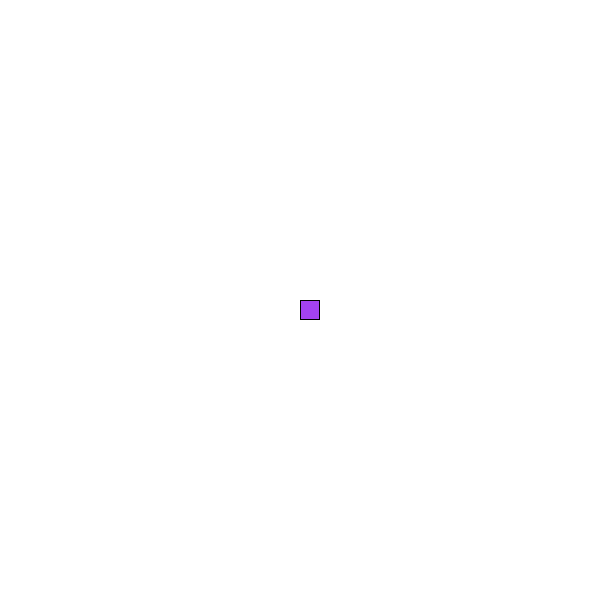
Frame 1 (no input)
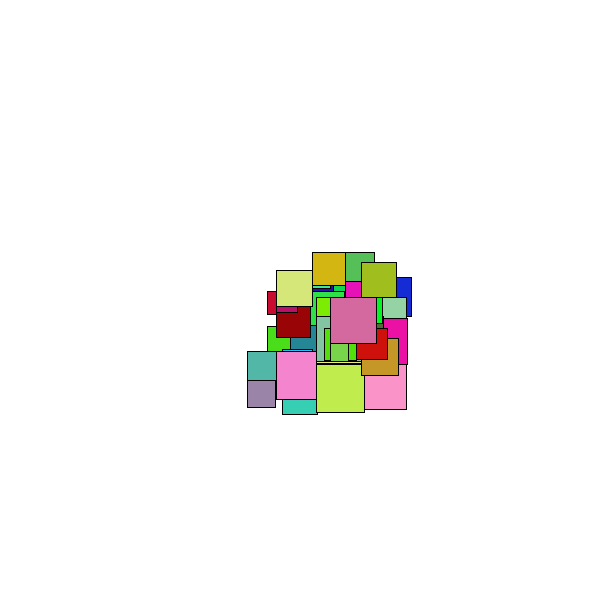
Frame 60 (the mouse pressed at the canvas centre just before this capture)
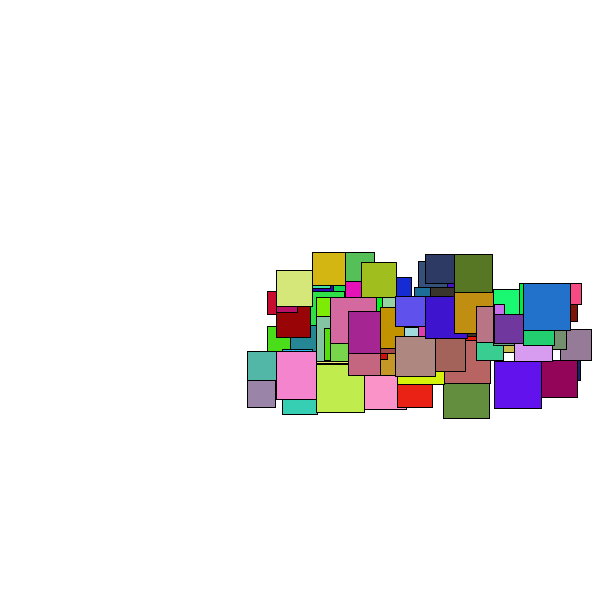
Frame 120 (the mouse held since frame 60 and released just before this capture)

The Processing sketch that drew these frames (run headless with seeded random() and noise(); from frame 60 on, the mouse is pressed at the canvas centre):

// Processing sketch: jour2_fourmiLangton_maversion
// ── jour2_fourmiLangton_maversion.pde
int X = 600; // taille x fenêtre
int Y = 600; // taille y fenêtre
int longueur = 20;
// On déclare ces variables en dehors pour qu'elles survivent entre deux "draw"
float antX;
float antY;
float antAngle = PI; // La fourmi est orienté vers la gauche ←


void settings() {
  // J'ai utilisé Gemini pour cette fonction settings, car j'essayais d'utiliser size(X, Y) dans setup, et ça ne marchait pas.
  // son explication : Processing construit la fenêtre avant de lire tes variables, donc size() dans le setup() n'accepte que des nombres fixes, pas de variables.
  size(X, Y);
}


void setup(){
    // couleur de fond : blanc
    background(255);
    // On initialise la fourmi au centre
    antX = width / 2;
    antY = height / 2;
}



void draw(){
  regle(); // que fais ton ? La règle à exécuter
  delay(0); // latence


}


// algo de la fourmi de Lanton
void regle(){
  boolean estUneCaseBlancheVariable = estUneCaseBlanche();
  if (estUneCaseBlancheVariable){
    dessinerUnCarre(0);
    tournerADroite();
  }
  else {
    dessinerUnCarre(255);
    tournerAGauche();
  }
  
}


/**
Tourne de 90° vers la gauche
Donc si la fourmi pointe vers le haut, le prochain carré sera dessiné pile à la gauche du carré précédemment dessiné
code généré par Gemini car j'étais bloqué à cause des limitations de Processing
*/
void tournerAGauche(){
  antAngle -= HALF_PI; // on tourne
  antX += cos(antAngle) * longueur; // on se déplace en X
  antY += sin(antAngle) * longueur; // on se déplace en Y
}

/**
Tourne de 90° vers la droite
Donc si la fourmi pointe vers le haut, le prochain carré sera dessiné pile à la droite du carré précédemment dessiné
code généré par Gemini car j'étais bloqué à cause des limitations de Processing
*/
void tournerADroite(){
  antAngle += HALF_PI; // on tourne
  antX += cos(antAngle) * longueur; // on se déplace en X
  antY += sin(antAngle) * longueur; // on se déplace en Y
}

/**
Principe : Dessine un carré
Entrée :
  - int couleur : quel nuance de gris on souhaite affiché (0 = noir, 255 = blanc) 
*/
void dessinerUnCarre(int couleur){
  if (true){
    int red = (int) random(0, 255);
    int blue = (int) random(0, 255);
    int green = (int) random(0, 255);
    color c = color(red, blue, green); // on créer une couleur
    fill(c);
  }
  else {
    fill(couleur);
  }
  longueur = (int) random(10, 50);
  square(antX, antY, longueur);
}

/**
Principe : vérifie quel est la couleur de la case
Renvoie :
  - true : si blanc ou incolore (elle n'a pas été colorié)
  - false : si colorié en noir par exemple
  
REMARQUE : je me suis aidé de Gemini pour cette fonction, voici ses explications
Processing possède deux fonctions conçues exactement pour ça. Elles convertissent une coordonnée "locale" (celle de votre dessin) en coordonnée "écran" (la vraie position du pixel).
C'est la méthode la plus robuste car elle fonctionne même si vous faites plusieurs translate à la suite ou même des rotate.
*/
boolean estUneCaseBlanche(){
  int couleur = get((int) antX+5,(int) antY+5);
  return couleur > #7F7F7F || couleur == -1;
}
